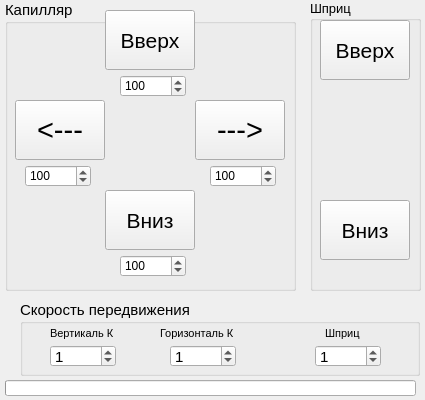
<?xml version="1.0" encoding="UTF-8"?>
<ui version="4.0">
 <class>MainWindow</class>
 <widget class="QMainWindow" name="MainWindow">
  <property name="windowModality">
   <enum>Qt::NonModal</enum>
  </property>
  <property name="geometry">
   <rect>
    <x>0</x>
    <y>0</y>
    <width>425</width>
    <height>400</height>
   </rect>
  </property>
  <property name="windowTitle">
   <string/>
  </property>
  <property name="layoutDirection">
   <enum>Qt::LeftToRight</enum>
  </property>
  <property name="autoFillBackground">
   <bool>false</bool>
  </property>
  <widget class="QWidget" name="centralwidget">
   <widget class="QProgressBar" name="progressBar">
    <property name="geometry">
     <rect>
      <x>5</x>
      <y>380</y>
      <width>411</width>
      <height>16</height>
     </rect>
    </property>
    <property name="maximum">
     <number>500</number>
    </property>
    <property name="value">
     <number>0</number>
    </property>
    <property name="textVisible">
     <bool>false</bool>
    </property>
   </widget>
   <widget class="QPushButton" name="Right_b">
    <property name="geometry">
     <rect>
      <x>195</x>
      <y>100</y>
      <width>90</width>
      <height>60</height>
     </rect>
    </property>
    <property name="font">
     <font>
      <pointsize>22</pointsize>
     </font>
    </property>
    <property name="text">
     <string>---&gt;</string>
    </property>
   </widget>
   <widget class="QPushButton" name="Left_b">
    <property name="geometry">
     <rect>
      <x>15</x>
      <y>100</y>
      <width>90</width>
      <height>60</height>
     </rect>
    </property>
    <property name="font">
     <font>
      <pointsize>22</pointsize>
     </font>
    </property>
    <property name="text">
     <string>&lt;---</string>
    </property>
   </widget>
   <widget class="QPushButton" name="Up_b">
    <property name="geometry">
     <rect>
      <x>105</x>
      <y>10</y>
      <width>90</width>
      <height>60</height>
     </rect>
    </property>
    <property name="font">
     <font>
      <pointsize>16</pointsize>
     </font>
    </property>
    <property name="text">
     <string>Вверх</string>
    </property>
   </widget>
   <widget class="QPushButton" name="Down_b">
    <property name="geometry">
     <rect>
      <x>105</x>
      <y>190</y>
      <width>90</width>
      <height>60</height>
     </rect>
    </property>
    <property name="font">
     <font>
      <pointsize>16</pointsize>
     </font>
    </property>
    <property name="text">
     <string>Вниз</string>
    </property>
   </widget>
   <widget class="QLabel" name="statusbox">
    <property name="geometry">
     <rect>
      <x>10</x>
      <y>360</y>
      <width>281</width>
      <height>16</height>
     </rect>
    </property>
    <property name="font">
     <font>
      <pointsize>9</pointsize>
     </font>
    </property>
    <property name="text">
     <string/>
    </property>
   </widget>
   <widget class="QGroupBox" name="groupBox">
    <property name="geometry">
     <rect>
      <x>20</x>
      <y>300</y>
      <width>400</width>
      <height>76</height>
     </rect>
    </property>
    <property name="font">
     <font>
      <pointsize>11</pointsize>
     </font>
    </property>
    <property name="title">
     <string>Скорость передвижения</string>
    </property>
    <widget class="QLabel" name="label">
     <property name="geometry">
      <rect>
       <x>30</x>
       <y>25</y>
       <width>71</width>
       <height>16</height>
      </rect>
     </property>
     <property name="font">
      <font>
       <pointsize>8</pointsize>
      </font>
     </property>
     <property name="text">
      <string>Вертикаль К</string>
     </property>
    </widget>
    <widget class="QLabel" name="label_2">
     <property name="geometry">
      <rect>
       <x>140</x>
       <y>25</y>
       <width>86</width>
       <height>16</height>
      </rect>
     </property>
     <property name="font">
      <font>
       <pointsize>8</pointsize>
      </font>
     </property>
     <property name="text">
      <string>Горизонталь К</string>
     </property>
    </widget>
    <widget class="QSpinBox" name="v_speed">
     <property name="geometry">
      <rect>
       <x>30</x>
       <y>45</y>
       <width>66</width>
       <height>22</height>
      </rect>
     </property>
     <property name="maximum">
      <number>100</number>
     </property>
     <property name="value">
      <number>1</number>
     </property>
    </widget>
    <widget class="QSpinBox" name="h_speed">
     <property name="geometry">
      <rect>
       <x>150</x>
       <y>45</y>
       <width>66</width>
       <height>22</height>
      </rect>
     </property>
     <property name="maximum">
      <number>100</number>
     </property>
     <property name="value">
      <number>1</number>
     </property>
    </widget>
    <widget class="QSpinBox" name="v_speed_s">
     <property name="geometry">
      <rect>
       <x>295</x>
       <y>45</y>
       <width>66</width>
       <height>22</height>
      </rect>
     </property>
     <property name="maximum">
      <number>100</number>
     </property>
     <property name="value">
      <number>1</number>
     </property>
    </widget>
    <widget class="QLabel" name="label_5">
     <property name="geometry">
      <rect>
       <x>305</x>
       <y>25</y>
       <width>66</width>
       <height>16</height>
      </rect>
     </property>
     <property name="font">
      <font>
       <pointsize>8</pointsize>
      </font>
     </property>
     <property name="text">
      <string>Шприц</string>
     </property>
    </widget>
   </widget>
   <widget class="QSpinBox" name="l_step">
    <property name="geometry">
     <rect>
      <x>25</x>
      <y>165</y>
      <width>66</width>
      <height>22</height>
     </rect>
    </property>
    <property name="maximum">
     <number>5000</number>
    </property>
    <property name="value">
     <number>100</number>
    </property>
   </widget>
   <widget class="QSpinBox" name="r_step">
    <property name="geometry">
     <rect>
      <x>210</x>
      <y>165</y>
      <width>66</width>
      <height>22</height>
     </rect>
    </property>
    <property name="maximum">
     <number>5000</number>
    </property>
    <property name="value">
     <number>100</number>
    </property>
   </widget>
   <widget class="QSpinBox" name="d_step">
    <property name="geometry">
     <rect>
      <x>120</x>
      <y>255</y>
      <width>66</width>
      <height>22</height>
     </rect>
    </property>
    <property name="maximum">
     <number>5000</number>
    </property>
    <property name="value">
     <number>100</number>
    </property>
   </widget>
   <widget class="QSpinBox" name="u_step">
    <property name="geometry">
     <rect>
      <x>120</x>
      <y>75</y>
      <width>66</width>
      <height>22</height>
     </rect>
    </property>
    <property name="maximum">
     <number>5000</number>
    </property>
    <property name="value">
     <number>100</number>
    </property>
   </widget>
   <widget class="QPushButton" name="Up_bs">
    <property name="geometry">
     <rect>
      <x>320</x>
      <y>20</y>
      <width>90</width>
      <height>60</height>
     </rect>
    </property>
    <property name="font">
     <font>
      <pointsize>16</pointsize>
     </font>
    </property>
    <property name="text">
     <string>Вверх</string>
    </property>
   </widget>
   <widget class="QPushButton" name="Down_bs">
    <property name="geometry">
     <rect>
      <x>320</x>
      <y>200</y>
      <width>90</width>
      <height>60</height>
     </rect>
    </property>
    <property name="font">
     <font>
      <pointsize>16</pointsize>
     </font>
    </property>
    <property name="text">
     <string>Вниз</string>
    </property>
   </widget>
   <widget class="QGroupBox" name="groupBox_2">
    <property name="geometry">
     <rect>
      <x>5</x>
      <y>0</y>
      <width>291</width>
      <height>291</height>
     </rect>
    </property>
    <property name="font">
     <font>
      <pointsize>11</pointsize>
     </font>
    </property>
    <property name="title">
     <string>Капилляр</string>
    </property>
   </widget>
   <widget class="QGroupBox" name="groupBox_3">
    <property name="geometry">
     <rect>
      <x>310</x>
      <y>0</y>
      <width>111</width>
      <height>291</height>
     </rect>
    </property>
    <property name="font">
     <font>
      <pointsize>10</pointsize>
     </font>
    </property>
    <property name="title">
     <string>Шприц</string>
    </property>
   </widget>
   <zorder>groupBox_3</zorder>
   <zorder>groupBox_2</zorder>
   <zorder>progressBar</zorder>
   <zorder>Right_b</zorder>
   <zorder>Left_b</zorder>
   <zorder>Up_b</zorder>
   <zorder>Down_b</zorder>
   <zorder>statusbox</zorder>
   <zorder>groupBox</zorder>
   <zorder>l_step</zorder>
   <zorder>r_step</zorder>
   <zorder>d_step</zorder>
   <zorder>u_step</zorder>
   <zorder>Up_bs</zorder>
   <zorder>Down_bs</zorder>
  </widget>
 </widget>
 <resources/>
 <connections/>
 <designerdata>
  <property name="gridDeltaX">
   <number>5</number>
  </property>
  <property name="gridDeltaY">
   <number>5</number>
  </property>
  <property name="gridSnapX">
   <bool>true</bool>
  </property>
  <property name="gridSnapY">
   <bool>true</bool>
  </property>
  <property name="gridVisible">
   <bool>true</bool>
  </property>
 </designerdata>
</ui>
